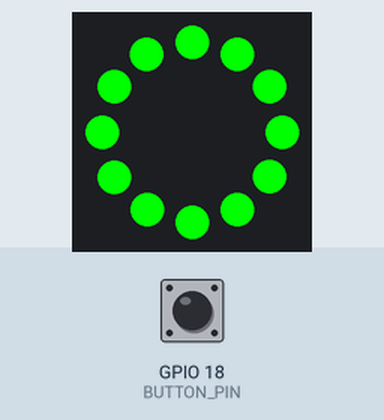
Simulated run of this sketch. Board: ESP32. Shown: 12 RGB LEDs in a ring, first at the top, clockwise. The test bench sets the inputs (shaded band); at power-on: GPIO 18 (BUTTON_PIN) HIGH.

Above: at 1.2 s.
1.3 s: GPIO 18 (BUTTON_PIN) pulled LOW for 0.15 s
At 1.37 s:
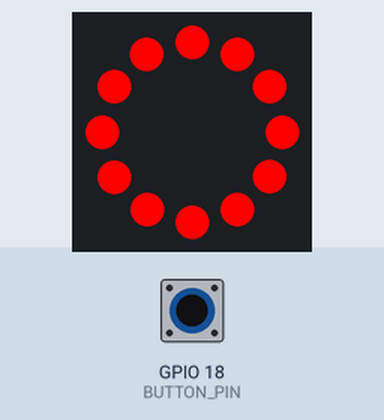
2.9 s: GPIO 18 (BUTTON_PIN) pulled LOW for 3.2 s
Timing chart, 0 to 5.9 s (numbered marks = the images above; inputs shaded):
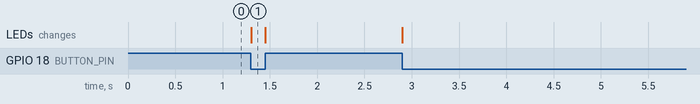

Measured:
- after the input at 1.3 s, the LEDs: change at once (image 1)

The sketch:

Wifi_TEST_WORKING.ino
```cpp
#include <Adafruit_NeoPixel.h>

#define LED_RING_PIN 27  // Pin connected to LED Ring Data IN
#define BUTTON_PIN 18    // Pin connected to Parent Button
#define NUM_LEDS 12      // Number of LEDs in the ring

Adafruit_NeoPixel ring = Adafruit_NeoPixel(NUM_LEDS, LED_RING_PIN, NEO_GRB + NEO_KHZ800);

void setup() {
  pinMode(BUTTON_PIN, INPUT_PULLUP); // Button input with internal pull-up
  ring.begin();
  ring.show(); // Initialize all pixels to 'off'
  ring.fill(ring.Color(0, 255, 0)); // Set LED ring to green
  ring.show();
}

void loop() {
  if (digitalRead(BUTTON_PIN) == LOW) {
    // If button is pressed, change LED ring to red
    ring.fill(ring.Color(255, 0, 0)); // Set to red
    ring.show();
  } else {
    // If button is not pressed, keep it green
    ring.fill(ring.Color(0, 255, 0)); // Set to green
    ring.show();
  }
}
```
